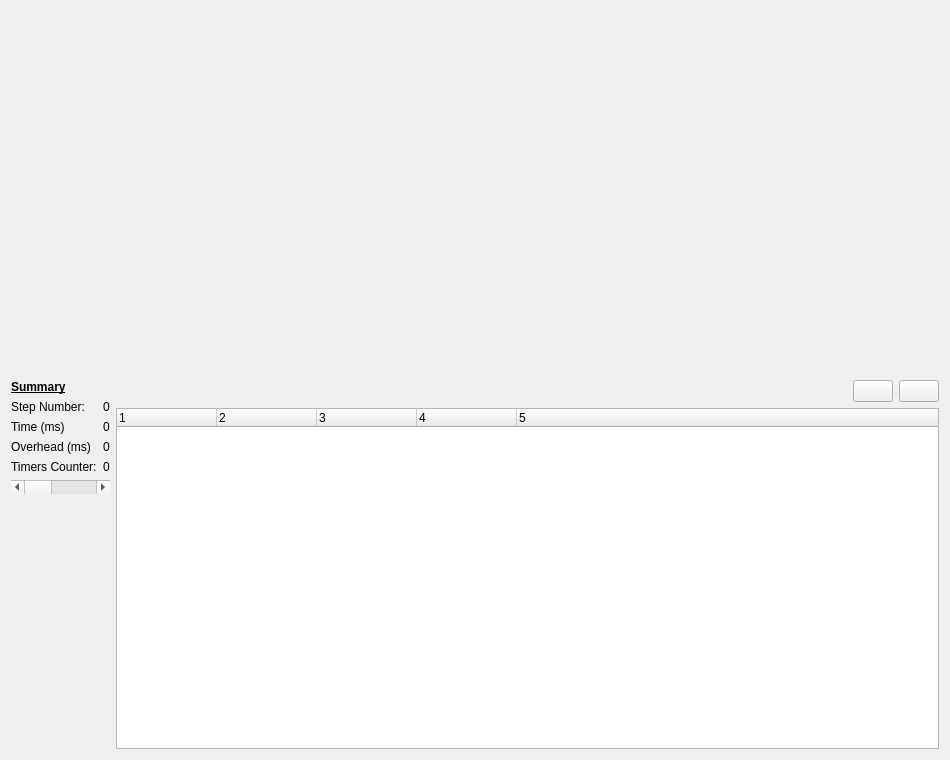
<?xml version="1.0" encoding="UTF-8"?>
<ui version="4.0">
 <class>WindowProfiler</class>
 <widget class="QWidget" name="WindowProfiler">
  <property name="enabled">
   <bool>true</bool>
  </property>
  <property name="geometry">
   <rect>
    <x>0</x>
    <y>0</y>
    <width>950</width>
    <height>760</height>
   </rect>
  </property>
  <property name="windowTitle">
   <string>AdvancedTimer profiler window</string>
  </property>
  <property name="sizeGripEnabled" stdset="0">
   <bool>false</bool>
  </property>
  <layout class="QGridLayout">
   <item row="0" column="0">
    <layout class="QVBoxLayout" name="main_layout">
     <item>
      <layout class="QHBoxLayout" name="Layout_graph">
       <item>
        <spacer name="verticalSpacer_2">
         <property name="orientation">
          <enum>Qt::Vertical</enum>
         </property>
         <property name="sizeHint" stdset="0">
          <size>
           <width>20</width>
           <height>40</height>
          </size>
         </property>
        </spacer>
       </item>
      </layout>
     </item>
     <item>
      <layout class="QHBoxLayout" name="LayoutBottom">
       <item>
        <layout class="QVBoxLayout" name="Layout_summary">
         <property name="sizeConstraint">
          <enum>QLayout::SetFixedSize</enum>
         </property>
         <item>
          <widget class="QLabel" name="label_summary">
           <property name="font">
            <font>
             <weight>75</weight>
             <bold>true</bold>
             <underline>true</underline>
            </font>
           </property>
           <property name="text">
            <string>Summary</string>
           </property>
          </widget>
         </item>
         <item>
          <layout class="QGridLayout" name="Layout_summaryInfo">
           <item row="0" column="0">
            <widget class="QLabel" name="label_stepN">
             <property name="text">
              <string>Step Number:</string>
             </property>
            </widget>
           </item>
           <item row="2" column="0">
            <widget class="QLabel" name="label_overhead">
             <property name="toolTip">
              <string>Overhead due to the process of the timers. Close this window to avoid the overhead.</string>
             </property>
             <property name="text">
              <string>Overhead (ms)</string>
             </property>
            </widget>
           </item>
           <item row="0" column="1">
            <widget class="QLabel" name="label_stepValue">
             <property name="text">
              <string>0</string>
             </property>
            </widget>
           </item>
           <item row="1" column="0">
            <widget class="QLabel" name="label_time">
             <property name="text">
              <string>Time (ms)</string>
             </property>
            </widget>
           </item>
           <item row="1" column="1">
            <widget class="QLabel" name="label_timeValue">
             <property name="text">
              <string>0</string>
             </property>
            </widget>
           </item>
           <item row="2" column="1">
            <widget class="QLabel" name="label_overheadValue">
             <property name="text">
              <string>0</string>
             </property>
            </widget>
           </item>
           <item row="3" column="0">
            <widget class="QLabel" name="label_timersCounter">
             <property name="toolTip">
              <string>Number of timers in the current step</string>
             </property>
             <property name="text">
              <string>Timers Counter:</string>
             </property>
            </widget>
           </item>
           <item row="3" column="1">
            <widget class="QLabel" name="label_timersCounterValue">
             <property name="text">
              <string>0</string>
             </property>
            </widget>
           </item>
          </layout>
         </item>
         <item>
          <widget class="QScrollBar" name="step_scroller">
           <property name="orientation">
            <enum>Qt::Horizontal</enum>
           </property>
          </widget>
         </item>
         <item>
          <spacer name="verticalSpacer">
           <property name="orientation">
            <enum>Qt::Vertical</enum>
           </property>
           <property name="sizeHint" stdset="0">
            <size>
             <width>20</width>
             <height>40</height>
            </size>
           </property>
          </spacer>
         </item>
        </layout>
       </item>
       <item>
        <layout class="QVBoxLayout" name="Layout_tree">
         <item>
          <layout class="QHBoxLayout" name="horizontalLayout">
           <item>
            <spacer name="horizontalSpacer">
             <property name="orientation">
              <enum>Qt::Horizontal</enum>
             </property>
             <property name="sizeHint" stdset="0">
              <size>
               <width>40</width>
               <height>20</height>
              </size>
             </property>
            </spacer>
           </item>
           <item>
            <widget class="QPushButton" name="CollapseAllButton">
             <property name="toolTip">
              <string>Collapse all</string>
             </property>
             <property name="text">
              <string/>
             </property>
            </widget>
           </item>
           <item>
            <widget class="QPushButton" name="ExpandAllButton">
             <property name="toolTip">
              <string>Expand all</string>
             </property>
             <property name="text">
              <string/>
             </property>
            </widget>
           </item>
          </layout>
         </item>
         <item>
          <widget class="QTreeWidget" name="tree_steps">
           <property name="columnCount">
            <number>5</number>
           </property>
           <column>
            <property name="text">
             <string notr="true">1</string>
            </property>
           </column>
           <column>
            <property name="text">
             <string notr="true">2</string>
            </property>
           </column>
           <column>
            <property name="text">
             <string notr="true">3</string>
            </property>
           </column>
           <column>
            <property name="text">
             <string notr="true">4</string>
            </property>
           </column>
           <column>
            <property name="text">
             <string notr="true">5</string>
            </property>
           </column>
          </widget>
         </item>
        </layout>
       </item>
      </layout>
     </item>
    </layout>
   </item>
  </layout>
 </widget>
 <layoutdefault spacing="6" margin="11"/>
 <resources/>
 <connections/>
</ui>
